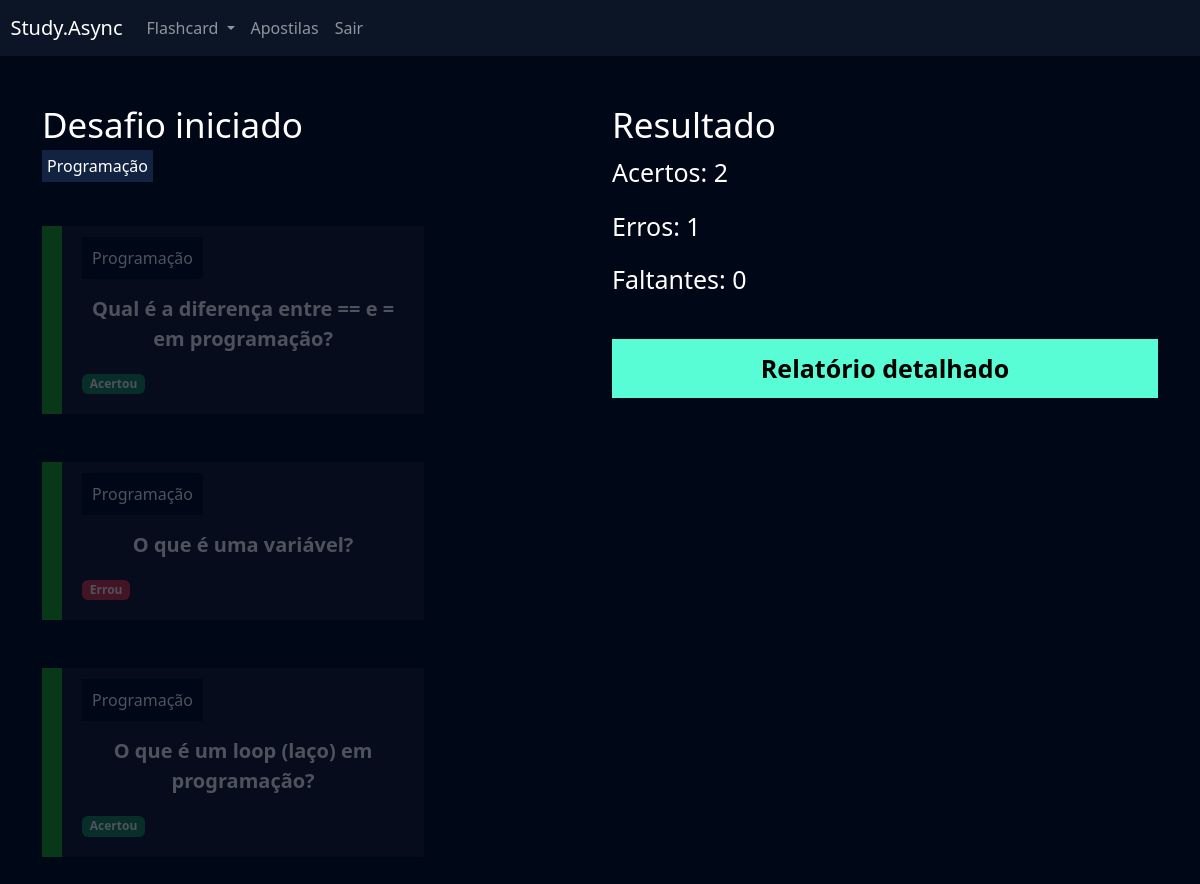
/flashcard/desafio/2/ (signed in), run on the app's committed database.
### flashcard/models.py (models this page shows, shortened)
class Categoria(models.Model):
    nome = models.CharField(max_length=20)
    def __str__(self):
        return self.nome

class FlashcardDesafio(models.Model):
    flashcard = models.ForeignKey(Flashcard, on_delete=models.DO_NOTHING)
    respondido = models.BooleanField(default=False)
    acertou = models.BooleanField(default=False)

class Flashcard(models.Model):
    DIFICULDADE_CHOICES = (('D', 'Difícil'), ('M', 'Médio'), ('F', 'Fácil'))
    user = models.ForeignKey(User, on_delete=models.DO_NOTHING)
    pergunta = models.CharField(max_length=100)
    resposta = models.TextField()
    categoria = models.ForeignKey(Categoria, on_delete=models.DO_NOTHING)
    dificuldade = models.CharField(max_length=1, choices=DIFICULDADE_CHOICES)
    @property
    def css_dificuldade(self):
        if self.dificuldade == 'F':
            return 'flashcard-facil'
        elif self.dificuldade == 'M':
            return 'flashcard-medio'
        elif self.dificuldade == 'D':
            return 'flashcard-dificil'

### flashcard/views.py (the view)
# urls.py: path('desafio/<int:id>/', views.desafio, name='desafio'),
def desafio(request, id):
    desafio = Desafio.objects.get(id=id)
    if not desafio.user == request.user:
        raise Http404()
    if request.method == 'GET':
        acertos = desafio.flashcards.filter(respondido=True).filter(acertou=True).count()
        erros = desafio.flashcards.filter(respondido=True).filter(acertou=False).count()
        faltantes = desafio.flashcards.filter(respondido=False).count()
        categorias = desafio.categoria.all()
        return render(request,'desafio.html', {'desafio': desafio, 'acertos': acertos, 'erros': erros, 'faltantes': faltantes, 'categorias': categorias})

### flashcard/templates/desafio.html (shortened to what this page needs)
{% extends "base.html" %}
{% load static %}
{% block 'cabecalho' %}
    <link href="{% static 'usuarios/css/cadastro.css' %}" rel="stylesheet">
    <link href="{% static 'flashcard/css/novo_flashcard.css' %}" rel="stylesheet">
    <link href="{% static 'flashcard/css/iniciar_desafio.css' %}" rel="stylesheet">
    <link href="{% static 'flashcard/css/desafio.css' %}" rel="stylesheet">
    <link href='https://unpkg.com/boxicons@2.1.4/css/boxicons.min.css' rel='stylesheet'>
{% endblock 'cabecalho' %}
{% block 'conteudo' %}
    {% include "partials/header.html" %}
    <div class="container">
        <br>
        <br>
        <div class="row">
            <div class="col-md">
                <h3 class="fonte-secundaria" >Desafio iniciado</h3>
                {% for categoria in categorias %}
                    <span class="badge-categoria">{{ categoria.nome }}</span>
                {% endfor %}
                <br>
                <br>
                <br>
                {% for flash in desafio.flashcards.all %}
                    <div class="box-new-flashcard {% if flash.respondido %}op2{% endif %}">
                        <div class="flashcard {{flash.flashcard.css_dificuldade}}">
                            <div class="flashcard-categoria">
                                {{flash.flashcard.categoria}}
                            </div>
                            <br>
                            <br>
                            <div class="flashcard-box-item" onclick="flip_card({{flash.id}})">
                                <p class="flashcard-item">{{flash.flashcard.pergunta}}</p>
                            </div>
                            {% if not flash.respondido %}
                            <div class="responder">
                                <a href="{% url 'responder_flashcard' flash.id %}?acertou=0&desafio_id={{desafio.id}}"><i class='bx bxs-x-square icone-vermelho'></i></a>
                                <a href="{% url 'responder_flashcard' flash.id %}?acertou=1&desafio_id={{desafio.id}}"><i class='bx bxs-check-square icone-verde' ></i></a>
                            </div>
                            {% else %}
                                {% if flash.acertou %}
                                    <span class="badge bg-success">Acertou</span>
                                {% else %}
                                    <span class="badge bg-danger">Errou</span>
                                {% endif%}
                            {% endif %}
                        </div>
                    </div>
                    <br>
                    <br>
                {% endfor %}
            </div>
            <div class="col-md">
                <h3 class="fonte-secundaria">Resultado</h3>
                <p class="fonte-p">Acertos: {{acertos}}</p>
                <p class="fonte-p">Erros: {{erros}}</p>
                <p class="fonte-p">Faltantes: {{faltantes}}</p>
                <br>
                <a class="btn-cadastro btn-desafio" href="{% url 'relatorio' desafio.id %}">Relatório detalhado</a>
            </div>
        </div>
    </div>
{% endblock 'conteudo' %}

### templates/static/geral/css/base.css (style rules this page uses)
:root { --main-color: #0b1526; --dark-color: #000716; --secondary-dark-color: rgb(15, 2, 26); --light-color: #00c1f3; --contrast-color: #f4c96b; --differential-color: #58fcd5; }
body { background-color: var(--dark-color) !important; color: white !important; }

### templates/static/usuarios/css/cadastro.css (style rules this page uses)
* { margin: 0; padding: 0; }
.btn-cadastro { padding: 10px; background-color: #58fcd5; border: none; border: 1px solid #58fcd5; font-size: 18px; font-weight: bold; padding-left: 25px; padding-right: 25px; }

### templates/static/flashcard/css/novo_flashcard.css (style rules this page uses)
.box-new-flashcard { width: 70%; margin: auto; }
.flashcard { background-color: rgba(255, 255, 255, .08); padding: 20px; }
.flashcard-box-item { text-align: center; }
.flashcard p { font-size: 20px; font-weight: bold; cursor: pointer; }
.flashcard-facil { border-left: 20px solid #1DAB1A; }
.flashcard-categoria { background-color: var(--dark-color); display: inline; padding: 10px; }

### templates/static/flashcard/css/iniciar_desafio.css (style rules this page uses)
.fonte-secundaria { font-size: 35px; }

### templates/static/flashcard/css/desafio.css (style rules this page uses)
.badge-categoria { padding: 5px; background-color: #122342; }
.box-new-flashcard { margin: 0; }
.op2 { opacity: .3; }
.fonte-p { font-size: 25px; }
.btn-desafio { width: 100% !important; color: black; text-decoration: none; display: block; text-align: center; font-size: 25px; }

### data on the page
Categoria: nome "Programação"
FlashcardDesafio: flashcard.categoria "Programação", flashcard.pergunta "Qual é a diferença entre == e = em programação?", respondido "Acertou"
FlashcardDesafio: flashcard.categoria "Programação", flashcard.pergunta "O que é uma variável?", respondido "Errou"
FlashcardDesafio: flashcard.categoria "Programação", flashcard.pergunta "O que é um loop (laço) em programação?", respondido "Acertou"

### other printed values
{{ acertos }} "2"
{{ erros }} "1"
{{ faltantes }} "0"
